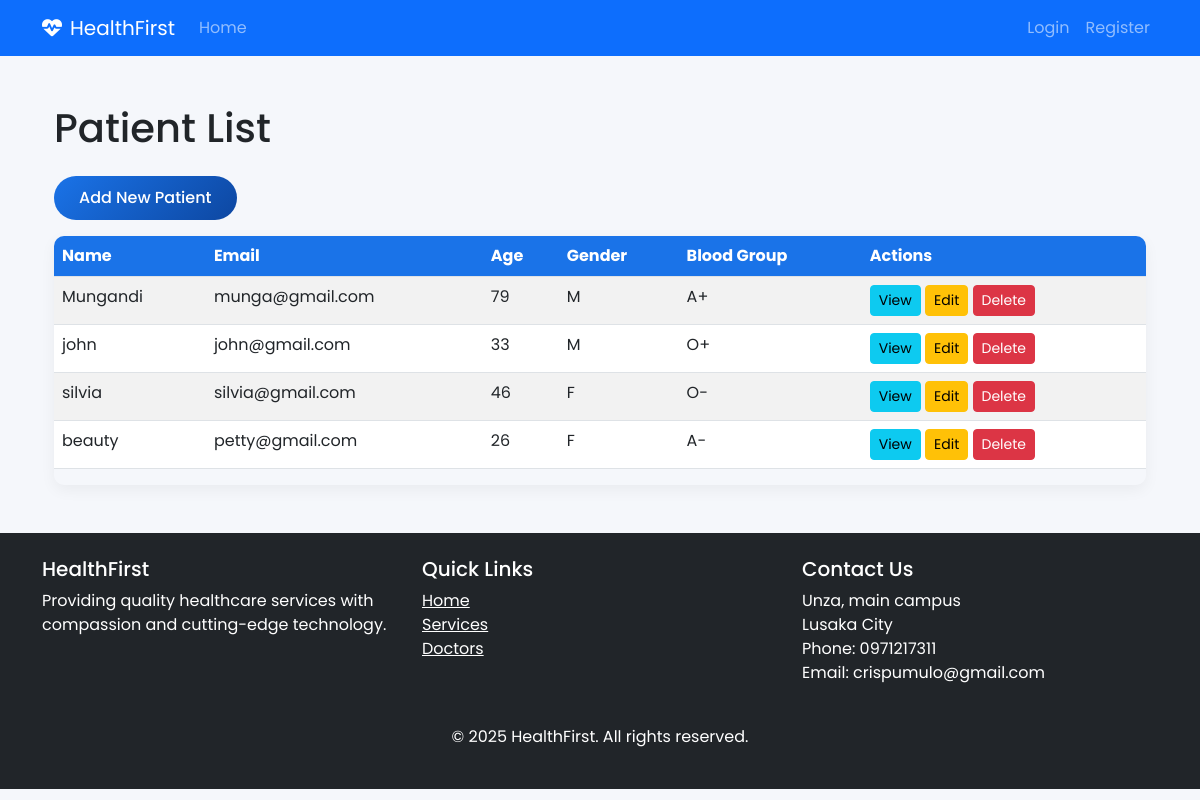
The app's page /patients/ with its own data.
### patients/models.py (models this page shows, shortened)
class Patient(models.Model):
    GENDER_CHOICES = (
        ('M', 'Male'),
        ('F', 'Female'),
        ('O', 'Other'),
    )
    BLOOD_GROUP_CHOICES = (
        ('A+', 'A+'),
        ('A-', 'A-'),
        ('B+', 'B+'),
        ('B-', 'B-'),
        ('AB+', 'AB+'),
        ('AB-', 'AB-'),
        ('O+', 'O+'),
        ('O-', 'O-'),
    )
    user = models.OneToOneField(User, on_delete=models.CASCADE, related_name='patient_profile')
    date_of_birth = models.DateField(null=True, blank=True)
    gender = models.CharField(max_length=1, choices=GENDER_CHOICES, null=True, blank=True)
    blood_group = models.CharField(max_length=5, choices=BLOOD_GROUP_CHOICES, blank=True, null=True)
    height = models.CharField(max_length=10, blank=True, null=True)
    weight = models.DecimalField(max_digits=5, decimal_places=2, blank=True, null=True)
    allergies = models.TextField(blank=True, null=True)
    medical_history = models.TextField(blank=True, null=True)
    emergency_contact = models.CharField(max_length=100, blank=True, null=True)
    emergency_phone = models.CharField(max_length=20, blank=True, null=True)
    insurance_provider = models.CharField(max_length=100, blank=True, null=True)
    insurance_number = models.CharField(max_length=50, blank=True, null=True)
    created_at = models.DateTimeField(default=timezone.now)
    @property
    def age(self):
        if self.date_of_birth:
            import datetime
            return int((datetime.date.today() - self.date_of_birth).days / 365.25)
        return None

### accounts/models.py (models this page shows, shortened)
class User(AbstractUser):
    USER_TYPE_CHOICES = (
        ('admin', 'Administrator'),
        ('doctor', 'Doctor'),
        ('staff', 'Staff'),
        ('patient', 'Patient'),
    )
    user_type = models.CharField(max_length=10, choices=USER_TYPE_CHOICES, default='staff')
    profile_picture = models.ImageField(upload_to='profile_pics/', blank=True, null=True)
    phone = models.CharField(max_length=20, blank=True, null=True)
    address = models.TextField(blank=True, null=True)

### patients/views.py (the view)
# urls.py: path('', views.patient_list, name='patient_list'),
def patient_list(request):
    patients = Patient.objects.all()
    return render(request, 'patients/list.html', {'patients': patients})

### patients/templates/patients/list.html
{% extends 'accounts/base.html' %}
{% block content %}
<div class="container">
    <h1 class="my-4">Patient List</h1>
    <a href="{% url 'patients:patient_create' %}" class="btn btn-primary mb-3">Add New Patient</a>
    <div class="table-responsive">
        <table class="table table-striped table-hover">
            <thead class="thead-dark">
                <tr>
                    <th>Name</th>
                    <th>Email</th>
                    <th>Age</th>
                    <th>Gender</th>
                    <th>Blood Group</th>
                    <th>Actions</th>
                </tr>
            </thead>
            <tbody>
                {% for patient in patients %}
                <tr>
                    <td>{{ patient.user.username }}</td>
                    <td>{{ patient.user.email }}</td>
                    <td>{{ patient.age }}</td>
                    <td>{{ patient.gender }}</td>
                    <td>{{ patient.blood_group|default:"-" }}</td>
                    <td>
                        <a href="{% url 'patients:patient_detail' patient.user_id %}" class="btn btn-sm btn-info">View</a>
                        <a href="{% url 'patients:patient_update' patient.user_id %}" class="btn btn-sm btn-warning">Edit</a>
                        <a href="{% url 'patients:delete_patient' patient.user_id %}" class="btn btn-sm btn-danger">Delete</a>
                    </td>
                </tr>
                {% empty %}
                <tr>
                    <td colspan="6" class="text-center">No patients found.</td>
                </tr>
                {% endfor %}
            </tbody>
        </table>
    </div>
</div>
{% endblock %}

### accounts/static/css/style.css (style rules this page uses)
:root { --primary: #1a73e8; --primary-dark: #0d47a1; --secondary: #00c853; --light: #f8f9fa; --dark: #212529; --gray: #6c757d; --light-gray: #e9ecef; --danger: #ff5252; --warning: #ffc107; }
body { font-family: 'Poppins', sans-serif; background-color: #f5f7fb; color: var(--dark); }
.table-responsive { border-radius: 10px; overflow: hidden; box-shadow: 0 5px 15px rgba(0,0,0,0.05); }
.table th { background-color: var(--primary); color: white; }
.btn-primary { background: linear-gradient(135deg, var(--primary), var(--primary-dark)); border: none; padding: 10px 25px; border-radius: 30px; font-weight: 500; transition: all 0.3s ease; }

### records on screen
Patient: user.username "Mungandi", user.email "munga@gmail.com", age "79", gender "M", blood_group "A+"
Patient: user.username "john", user.email "john@gmail.com", age "33", gender "M", blood_group "O+"
Patient: user.username "silvia", user.email "silvia@gmail.com", age "46", gender "F", blood_group "O-"
Patient: user.username "beauty", user.email "petty@gmail.com", age "26", gender "F", blood_group "A-"
